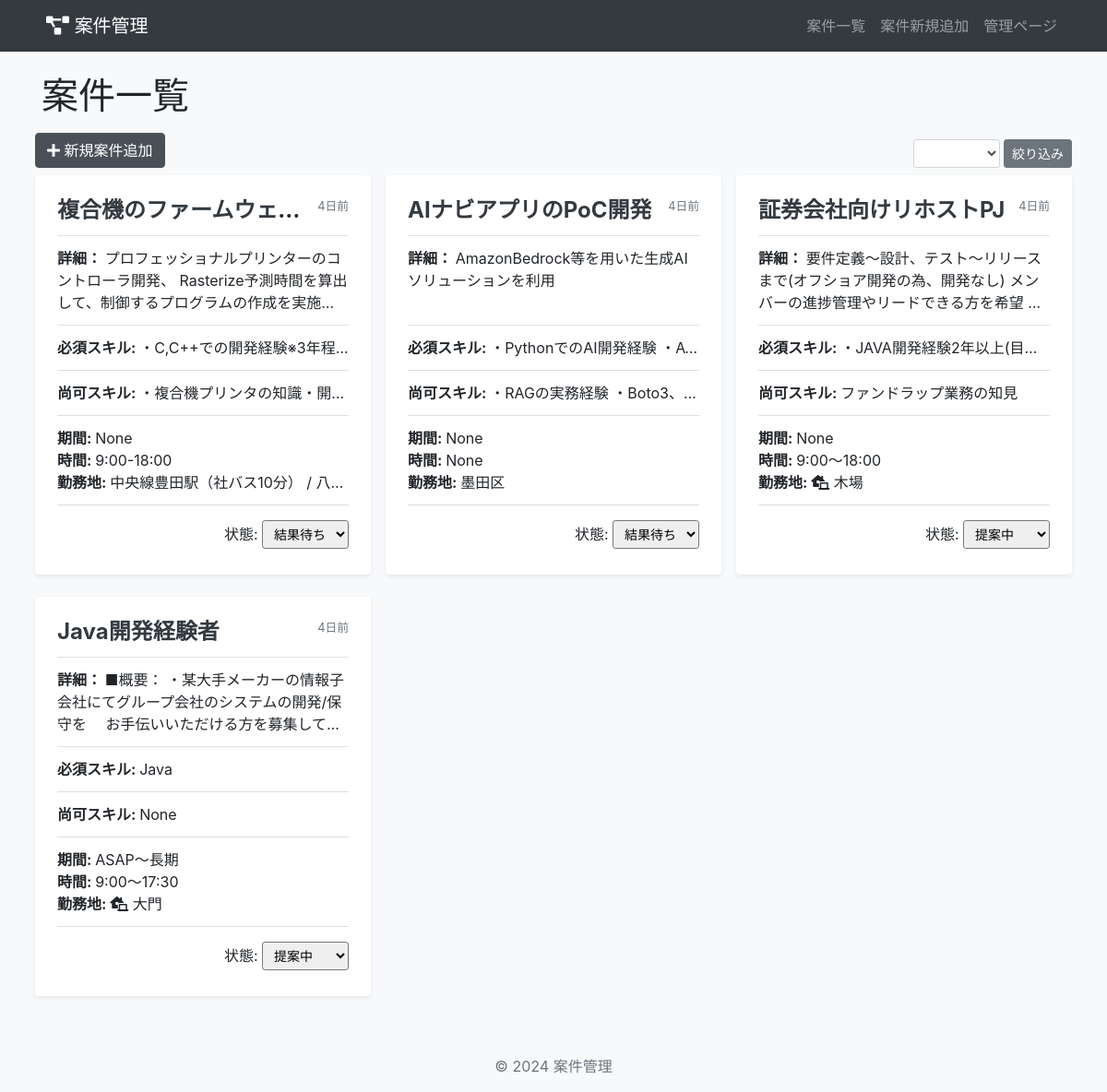
Page /project/ on the earlier database version.
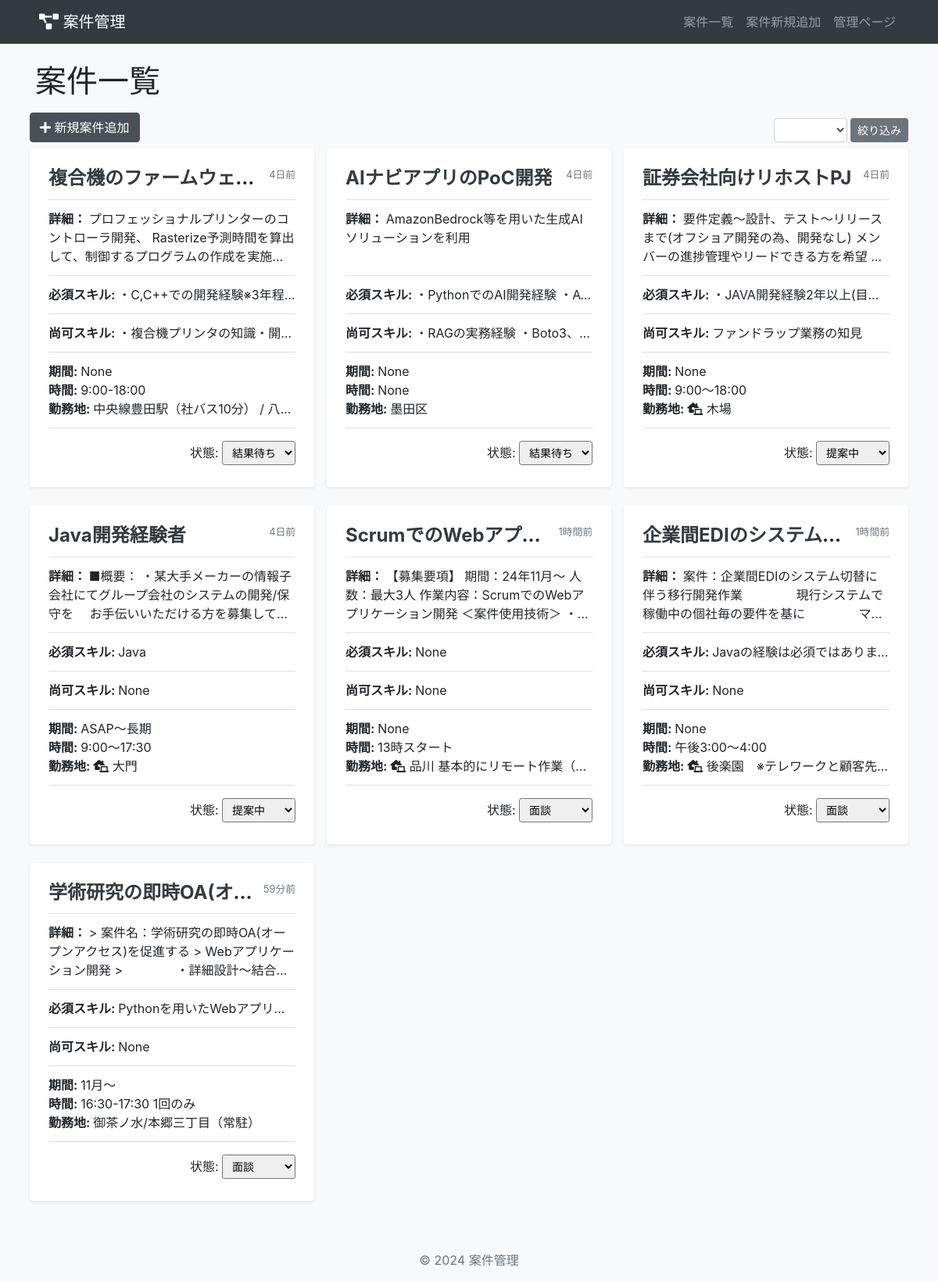
Same page on the later database version.
### projects/models.py (models this page shows, shortened)
class Project(models.Model):
    name = models.CharField("案件名", max_length=200)
    description = models.TextField("案件詳細")
    must_skill = models.CharField("必須スキル", max_length=200, null=True, blank=True)
    better_skill = models.CharField("尚可スキル", max_length=200, null=True, blank=True)
    project_period = models.CharField("業務期間", max_length=100, null=True, blank=True)
    work_time = models.CharField("勤務時間", max_length=100, null=True, blank=True)
    address = models.CharField("勤務地", max_length=100, null=True, blank=True)
    is_telework = models.BooleanField("テレワーク有", default=False)
    status = models.CharField("状態", max_length=20, choices=[
        ('proposal', '提案中'),
        ('offering', '営業中'),
        ('interview', '面談'),
        ('waiting', '結果待ち'),
        ('join', '確定'),
        ('decline', '辞退'),
    ], default='proposal')
    created_at = models.DateTimeField("作成日時", auto_now_add=True)  # 案件追加日時
    content_match = models.IntegerField(
        validators=[MinValueValidator(1), MaxValueValidator(5)],
        null=True,
        blank=True,
        verbose_name="業務内容合致度"
    )
    environment_match = models.IntegerField(
        validators=[MinValueValidator(1), MaxValueValidator(5)],
        null=True,
        blank=True,
        verbose_name="就業環境合致度"
    )
    @property
    def status_choices(self):
        return self._meta.get_field('status').choices
    @property
    def time_since_created(self):
        now = timezone.now()
        diff = now - self.created_at
        if diff.days > 0:
            return f"{diff.days}日前"
        else:
            hours = diff.seconds // 3600
            if hours > 0:
                return f"{hours}時間前"
            else:
                minutes = diff.seconds // 60
                return f"{minutes}分前"

### projects/views.py (the view)
# urls.py: path('', views.ProjectListView.as_view(), name='project_list'),
class ProjectListView(ListView):
    model = Project
    template_name = 'projects/project_list.html'
    context_object_name = 'projects'
    def get_queryset(self):
        queryset = super().get_queryset()
        status = self.request.GET.get('status')
        if status:
            queryset = queryset.filter(status=status)
        return queryset
    def get_context_data(self, **kwargs):
        context = super().get_context_data(**kwargs)
        context['status_choices'] = Project._meta.get_field('status').choices
        context['selected_status'] = self.request.GET.get('status', '')
        return context

### projects/templates/projects/project_list.html (shortened to what this page needs)
{% extends 'base.html' %}
{% load static %}
{% block content %}
<h1 class="mb-3">案件一覧</h1>
<div class="row">
  <div class="col mb-2 pl-2 pr-0">
    <a href="{% url 'project_create' %}" class="btn btn-primary">
      <i class="fas fa-plus"></i> 新規案件追加
    </a>
  </div>
  <div class="col mb-2 pl-0 pr-2 mt-auto">
    <form method="get" class="form-inline justify-content-end">
      <select name="status" class="form-control form-control-sm mr-1" style="max-width: 100px;">
        <option value=""></option>
        {% for value, label in status_choices %}
        <option value="{{ value }}" {% if value == selected_status %}selected{% endif %}>{{ label }}</option>
        {% endfor %}
      </select>
      <button type="submit" class="btn btn-secondary btn-sm">絞り込み</button>
    </form>
  </div>
</div>
<div class="row">
  {% for project in projects %}
  <div class="col-md-6 col-xl-4 mb-4 px-2">
    <div class="card h-100">
      <div class="card-body d-flex flex-column p-4">
        <div class="d-flex justify-content-between align-items-start border-bottom">
          <h4 class="card-title text-truncate font-weight-bold" title="{{ project.name }}">
            <a href="{% url 'project_detail' project.pk %}" class="text-dark">{{ project.name }}</a>
          </h4>
          <small class="text-muted text-nowrap">{{ project.time_since_created }}</small>
        </div>
        <ul class="list-group list-group-flush">
          <li class="list-group-item px-0 my-truncate3" ><strong>詳細： </strong>{{ project.description}}</li>
          <li class="list-group-item px-0 text-truncate mt-2 border-top"><strong>必須スキル: </strong>{{ project.must_skill|default:"None" }}</li>
          <li class="list-group-item px-0 text-truncate"><strong>尚可スキル: </strong>{{ project.better_skill|default:"None" }}</li>
          <li class="list-group-item px-0 text-truncate">
            <strong>期間: </strong>{{ project.project_period|default:"None" }}<br>
            <strong>時間: </strong>{{ project.work_time|default:"None" }}<br>
            <strong>勤務地: </strong>
            {% if project.is_telework %}
              <i class="fas fa-laptop-house"></i>
            {% endif %}
            {{ project.address }}
          </li>
          <li class="list-group-item p-0 pt-3">
            <form class="status-form float-right" data-project-id="{{ project.pk }}">
              <label for="status-{{ project.pk }}">状態:</label>
              <select id="status-{{ project.pk }}" name="status" class="form-control-sm">
                {% for value, label in project.status_choices %}
                <option value="{{ value }}" {% if value == project.status %}selected{% endif %}>{{ label }}</option>
                {% endfor %}
              </select>
            </form>
          </li>
        </ul>
      </div>
    </div>
  </div>
  {% empty %}
  <div class="col">
      <p>該当する案件がありません。</p>
  </div>
  {% endfor %}
</div>
{% endblock %}

### templates/base.html (shortened to what this page needs)
<!DOCTYPE html>
<html lang="ja">
<head>
    <link href="https://stackpath.bootstrapcdn.com/bootstrap/4.5.2/css/bootstrap.min.css" rel="stylesheet">
    <link href="https://cdnjs.cloudflare.com/ajax/libs/font-awesome/5.15.1/css/all.min.css" rel="stylesheet">
</head>
<body>
    <nav class="navbar navbar-expand-lg navbar-dark">
        <div class="container px-3">
            <a class="navbar-brand" href="{% url 'project_list' %}">
                <i class="fas fa-project-diagram pl-1"></i> 案件管理
            </a>
            <div class="collapse navbar-collapse" id="navbarNav">
                <ul class="navbar-nav ml-auto">
                    <li class="nav-item">
                        <a class="nav-link" href="{% url 'project_list' %}">案件一覧</a>
                    </li>
                    <li class="nav-item">
                        <a class="nav-link" href="{% url 'project_create' %}">案件新規追加</a>
                    </li>
                    <li class="nav-item">
                        <a class="nav-link" href="{% url 'admin:index' %}">管理ページ</a>
                    </li>
                </ul>
            </div>
        </div>
    </nav>
    <main class="container mt-4">
        {% block content %}
        {% endblock %}
    </main>
    <footer class="bg-light py-3 mt-4">
        <div class="container text-center">
            <span class="text-muted">&copy; 2024 案件管理</span>
        </div>
    </footer>
</body>
</html>

### templates/base.html (style rules this page uses)
body { display: flex; min-height: 100vh; flex-direction: column; background-color: #f8f9fa; }
main { flex: 1; }
.navbar { background-color: #343a40 !important; }
.btn-primary { background-color: #495057; border-color: #495057; }
.card { border: none; box-shadow: 0 0.125rem 0.25rem rgba(0, 0, 0, 0.075); }

### projects/templates/projects/project_list.html (style rules this page uses)
.my-truncate3 { overflow: hidden; display: -webkit-box; -webkit-box-orient: vertical; -webkit-line-clamp: 3; height: 5.5em; border: 0; }

Differences in the rows shown:
added Project: name "ScrumでのWebアプ…", time_since_created "1時間前", description "【募集要項】 期間：24年11月～ 人数：最大3人 作業内容：ScrumでのWebアプリケーション開発…", must_skill "None", better_skill "None", project_period "None", work_time "13時スタート", is_telework True (drawn), address "品川 基本的にリモート作業（…", status "面談"
added Project: name "企業間EDIのシステム…", time_since_created "1時間前", description "案件：企業間EDIのシステム切替に伴う移行開発作業…", must_skill "Javaの経験は必須ではありま…", better_skill "None", project_period "None", work_time "午後3:00～4:00", is_telework True (drawn), address "後楽園 ※テレワークと顧客先…", status "面談"
added Project: name "学術研究の即時OA(オ…", time_since_created "59分前", description "> 案件名：学術研究の即時OA(オープンアクセス)を促進する > Webアプリケーション開発…", must_skill "Pythonを用いたWebアプリ…", better_skill "None", project_period "11月～", work_time "16:30-17:30 1回のみ", address "御茶ノ水/本郷三丁目（常駐）", status "面談"
